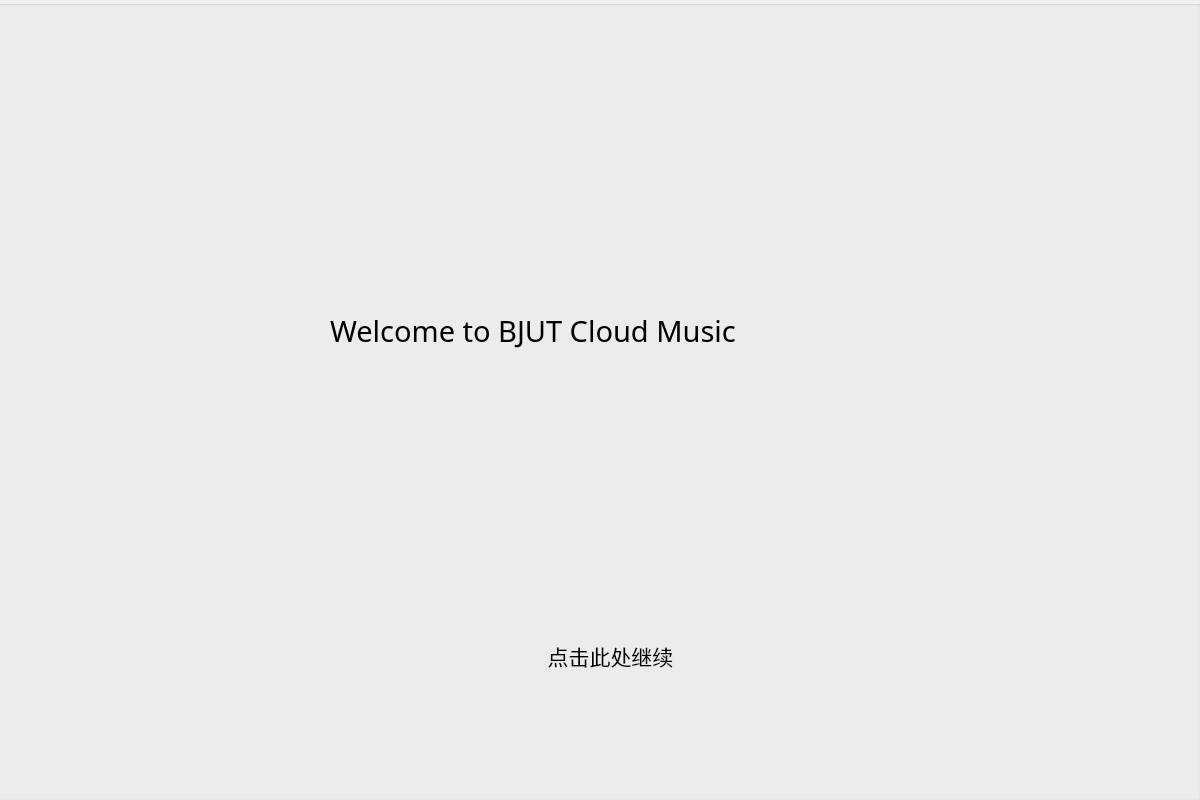
<?xml version="1.0" encoding="UTF-8"?>
<ui version="4.0">
 <class>WelcomeDialog</class>
 <widget class="QDialog" name="WelcomeDialog">
  <property name="geometry">
   <rect>
    <x>0</x>
    <y>0</y>
    <width>1200</width>
    <height>800</height>
   </rect>
  </property>
  <property name="minimumSize">
   <size>
    <width>1200</width>
    <height>800</height>
   </size>
  </property>
  <property name="maximumSize">
   <size>
    <width>1200</width>
    <height>800</height>
   </size>
  </property>
  <property name="windowTitle">
   <string>Dialog</string>
  </property>
  <widget class="QGroupBox" name="groupBox">
   <property name="geometry">
    <rect>
     <x>-10</x>
     <y>0</y>
     <width>1211</width>
     <height>801</height>
    </rect>
   </property>
   <property name="styleSheet">
    <string notr="true">background-image: url(:/image/image/background/welcome.jpg);</string>
   </property>
   <property name="title">
    <string/>
   </property>
   <widget class="QLabel" name="label">
    <property name="geometry">
     <rect>
      <x>340</x>
      <y>260</y>
      <width>601</width>
      <height>141</height>
     </rect>
    </property>
    <property name="font">
     <font>
      <family>华光通心圆_CNKI</family>
      <pointsize>22</pointsize>
     </font>
    </property>
    <property name="styleSheet">
     <string notr="true"/>
    </property>
    <property name="text">
     <string>Welcome to BJUT Cloud Music</string>
    </property>
   </widget>
   <widget class="QPushButton" name="goonButton">
    <property name="geometry">
     <rect>
      <x>510</x>
      <y>630</y>
      <width>221</width>
      <height>51</height>
     </rect>
    </property>
    <property name="font">
     <font>
      <family>微软雅黑</family>
      <pointsize>16</pointsize>
     </font>
    </property>
    <property name="styleSheet">
     <string notr="true"/>
    </property>
    <property name="text">
     <string>点击此处继续</string>
    </property>
    <property name="flat">
     <bool>true</bool>
    </property>
   </widget>
  </widget>
 </widget>
 <resources/>
 <connections/>
</ui>
